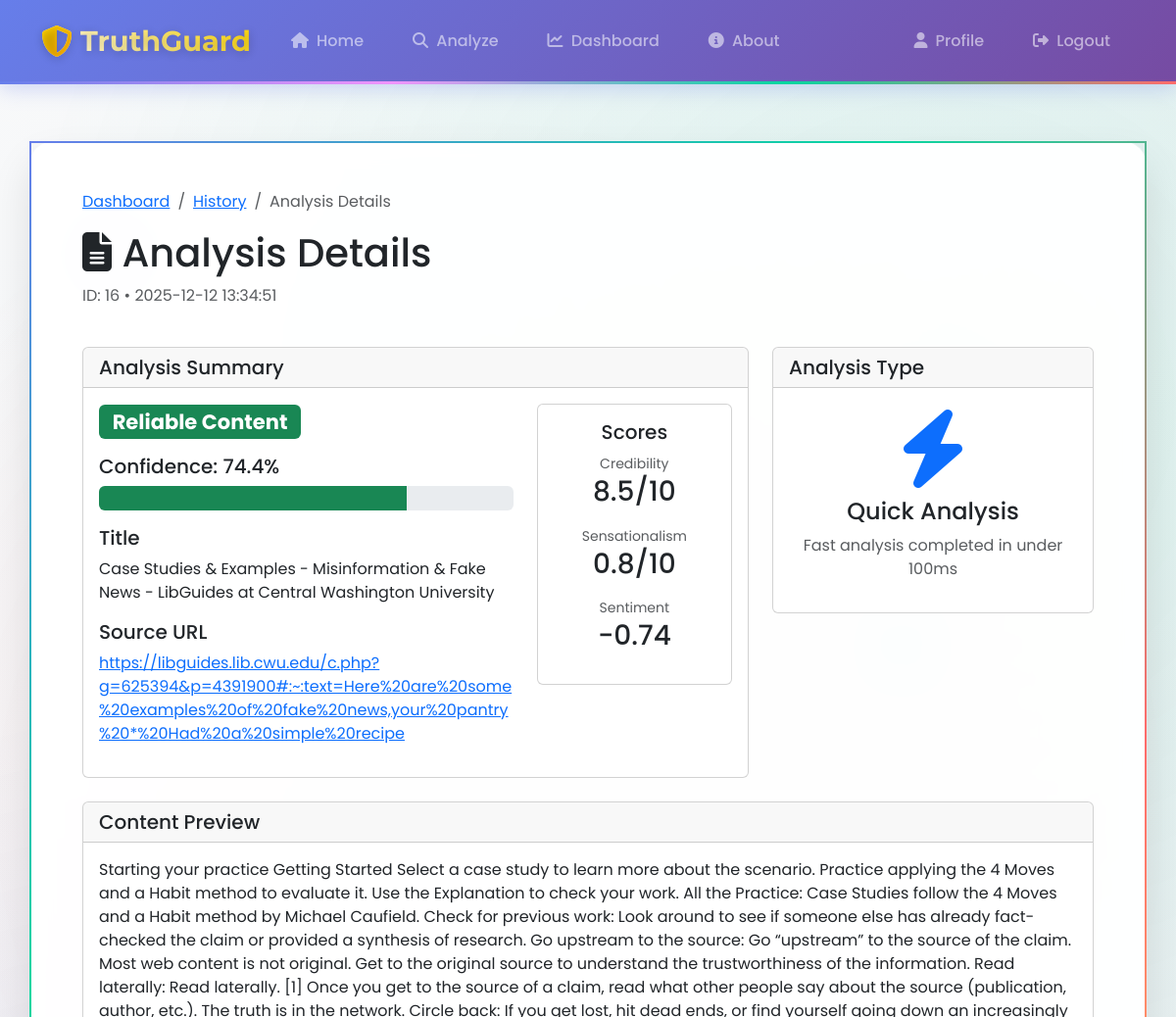
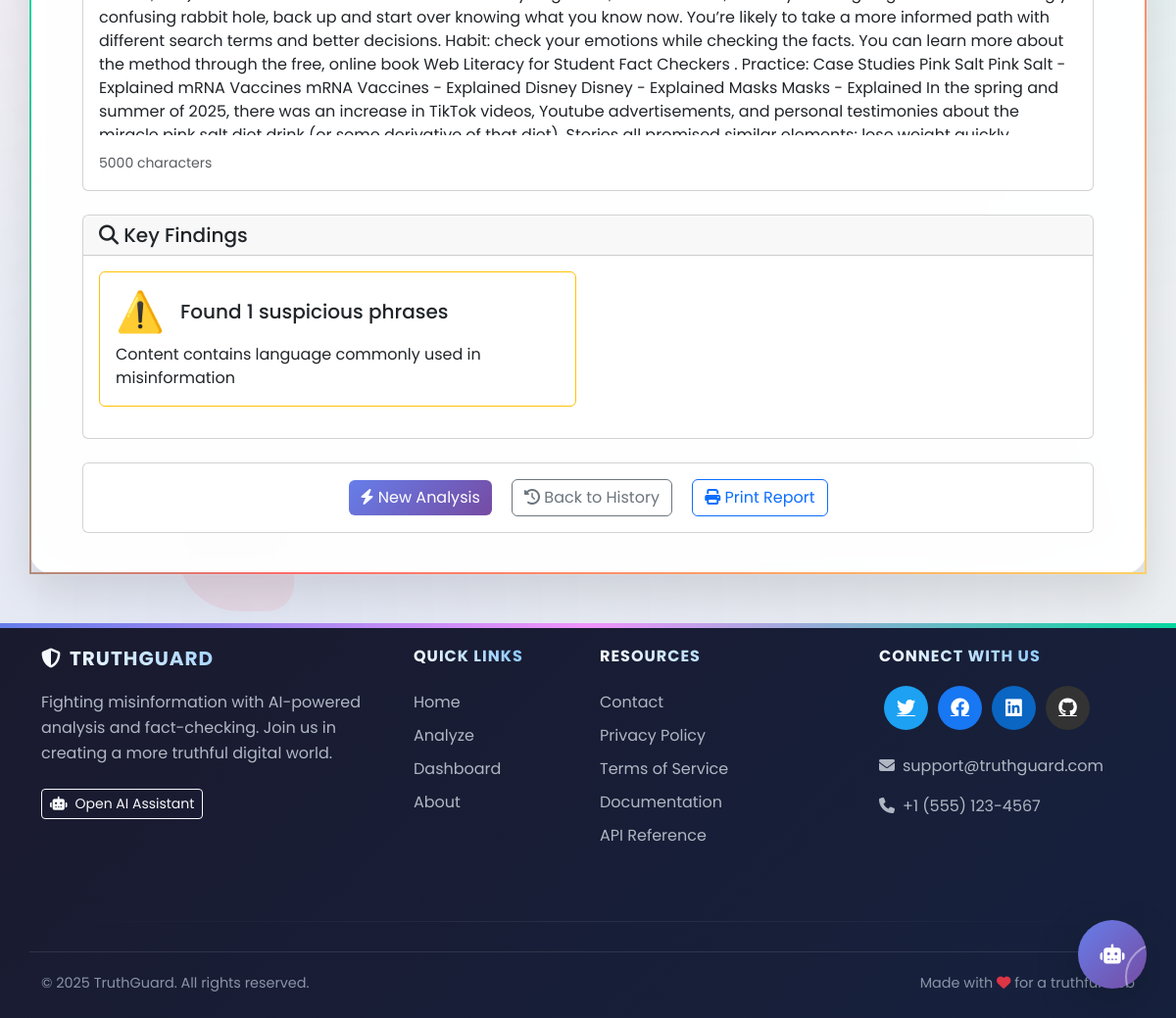
The page /analysis/16 (signed in) on the database its author committed (2 pictures, top to bottom).
### app.py (models this page shows, shortened)
class Analysis(db.Model):
    __tablename__ = 'analyses'
    id = db.Column(db.Integer, primary_key=True)
    title = db.Column(db.Text, default='')
    content = db.Column(db.Text, default='')  # raw text content (for display/search)
    article_data = db.Column(db.JSON, nullable=True)  # optional structured article extraction
    source_url = db.Column(db.Text, nullable=True)  # This should be nullable
    classification = db.Column(db.String(20), nullable=False, default='UNKNOWN')  # RELIABLE, SUSPICIOUS, FAKE, etc.
    confidence_score = db.Column(db.Float, nullable=True)
    sentiment_score = db.Column(db.Float, nullable=True)
    sensationalism_score = db.Column(db.Float, nullable=True)
    credibility_score = db.Column(db.Float, nullable=True)
    key_findings = db.Column(db.Text, default='[]')  # JSON string
    recommendations = db.Column(db.Text, nullable=True)  # JSON string
    fact_checks = db.Column(db.Text, nullable=True)  # JSON string
    analysis_metadata = db.Column(db.Text, default='{}')  # JSON string (e.g. word count, etc.)
    is_quick_analysis = db.Column(db.Boolean, default=False)
    user_id = db.Column(db.Integer, db.ForeignKey('user.id'), nullable=False)
    created_at = db.Column(db.DateTime, default=lambda: datetime.now(timezone.utc))
    updated_at = db.Column(db.DateTime, default=lambda: datetime.now(timezone.utc),
                           onupdate=lambda: datetime.now(timezone.utc))

### app.py (the view)
@app.route('/analysis/<int:analysis_id>')
@login_required
def analysis_detail(analysis_id):
    analysis = Analysis.query.get_or_404(analysis_id)
    if analysis.user_id != current_user.id and current_user.role != 'admin':
        flash('Access denied', 'danger')
        return redirect(url_for('dashboard'))
    try:
        key_findings = json.loads(analysis.key_findings) if analysis.key_findings else []
    except:
        key_findings = []
    try:
        analysis_metadata = json.loads(analysis.analysis_metadata) if analysis.analysis_metadata else {}
    except:
        analysis_metadata = {}
    word_count = analysis_metadata.get('word_count', len(analysis.content.split()) if analysis.content else 0)
    return render_template('analysis_detail.html',
                           analysis=analysis,
                           key_findings=key_findings,
                           word_count=word_count,
                           analysis_metadata=analysis_metadata)

### app.py (called while the page is built)
@login_manager.user_loader
def load_user(user_id):
    try:
        return db.session.get(User, int(user_id))
    except Exception:
        return None

@app.context_processor
def inject_gemini_status():
    return {
        'gemini_available': _GEMINI_AVAILABLE,
        'gemini_model': _GEMINI_MODEL,
        'gemini_api_key_set': bool(_GEMINI_API_KEY and _GEMINI_API_KEY != 'your-gemini-api-key-here')
    }

### templates/analysis_detail.html (shortened to what this page needs)
{% extends "base.html" %}
{% block content %}
<div class="container mt-4">
    <div class="row mb-4">
        <div class="col">
            <nav aria-label="breadcrumb">
                <ol class="breadcrumb">
                    <li class="breadcrumb-item"><a href="/dashboard">Dashboard</a></li>
                    <li class="breadcrumb-item"><a href="/history">History</a></li>
                    <li class="breadcrumb-item active">Analysis Details</li>
                </ol>
            </nav>
            <h1><i class="fas fa-file-alt"></i> Analysis Details</h1>
            <p class="text-muted">ID: {{ analysis.id }} • {{ analysis.created_at.strftime('%Y-%m-%d %H:%M:%S') }}</p>
        </div>
    </div>
    <div class="row mb-4">
        <div class="col-lg-8">
            <div class="card">
                <div class="card-header">
                    <h5 class="mb-0">Analysis Summary</h5>
                </div>
                <div class="card-body">
                    <div class="row">
                        <div class="col-md-8">
                            <h3>
                                {% if analysis.classification == 'RELIABLE' %}
                                <span class="badge bg-success">Reliable Content</span>
                                {% elif analysis.classification == 'SUSPICIOUS' %}
                                <span class="badge bg-warning">Suspicious Content</span>
                                {% elif analysis.classification == 'FAKE' %}
                                <span class="badge bg-danger">Fake Content</span>
                                {% else %}
                                <span class="badge bg-secondary">{{ analysis.classification }}</span>
                                {% endif %}
                            </h3>
                            {% if analysis.confidence_score %}
                            <div class="mt-3">
                                <h5>Confidence: {{ (analysis.confidence_score * 100)|round(1) }}%</h5>
                                <div class="progress" style="height: 25px;">
                                    <div class="progress-bar
                                        {% if analysis.confidence_score >= 0.7 %}bg-success
                                        {% elif analysis.confidence_score >= 0.4 %}bg-warning
                                        {% else %}bg-danger{% endif %}"
                                        style="width: {{ analysis.confidence_score * 100 }}%">
                                    </div>
                                </div>
                            </div>
                            {% endif %}
                            {% if analysis.title %}
                            <div class="mt-3">
                                <h5>Title</h5>
                                <p>{{ analysis.title }}</p>
                            </div>
                            {% endif %}
                            {% if analysis.source_url %}
                            <div class="mt-3">
                                <h5>Source URL</h5>
                                <p><a href="{{ analysis.source_url }}" target="_blank">{{ analysis.source_url }}</a></p>
                            </div>
                            {% endif %}
                        </div>
                        <div class="col-md-4">
                            <div class="card">
                                <div class="card-body text-center">
                                    <h5 class="card-title">Scores</h5>
                                    {% if analysis.credibility_score %}
                                    <div class="mb-3">
                                        <small class="text-muted">Credibility</small>
                                        <h3>{{ analysis.credibility_score|round(1) }}/10</h3>
                                    </div>
                                    {% endif %}
                                    {% if analysis.sensationalism_score %}
                                    <div class="mb-3">
                                        <small class="text-muted">Sensationalism</small>
                                        <h3>{{ analysis.sensationalism_score|round(1) }}/10</h3>
                                    </div>
                                    {% endif %}
                                    {% if analysis.sentiment_score %}
                                    <div class="mb-3">
                                        <small class="text-muted">Sentiment</small>
                                        <h3>{{ analysis.sentiment_score|round(2) }}</h3>
                                    </div>
                                    {% endif %}
                                </div>
                            </div>
                        </div>
                    </div>
                </div>
            </div>
        </div>
        <div class="col-lg-4">
            <div class="card">
                <div class="card-header">
                    <h5 class="mb-0">Analysis Type</h5>
                </div>
                <div class="card-body text-center">
                    {% if analysis.is_quick_analysis %}
                    <div class="display-1 text-primary">
                        <i class="fas fa-bolt"></i>
                    </div>
                    <h4>Quick Analysis</h4>
                    <p class="text-muted">Fast analysis completed in under 100ms</p>
                    {% else %}
                    <div class="display-1 text-success">
                        <i class="fas fa-chart-bar"></i>
                    </div>
                    <h4>Detailed Analysis</h4>
                    <p class="text-muted">Comprehensive analysis with full report</p>
                    {% endif %}
                </div>
            </div>
        </div>
    </div>
    <div class="row mb-4">
        <div class="col">
            <div class="card">
                <div class="card-header">
                    <h5 class="mb-0">Content Preview</h5>
                </div>
                <div class="card-body">
                    <div class="content-preview" style="max-height: 300px; overflow-y: auto;">
                        {{ analysis.content|safe }}
                    </div>
                    <div class="mt-3">
                        <small class="text-muted">{{ analysis.content|length }} characters</small>
                    </div>
                </div>
            </div>
        </div>
    </div>
    {% if key_findings %}
    <div class="row mb-4">
        <div class="col">
            <div class="card">
                <div class="card-header">
                    <h5 class="mb-0"><i class="fas fa-search"></i> Key Findings</h5>
                </div>
                <div class="card-body">
                    <div class="row">
                        {% for finding in key_findings %}
                        <div class="col-md-6 mb-3">
                            <div class="card h-100 border-{{ finding.type }}">
                                <div class="card-body">
                                    <div class="d-flex align-items-center mb-2">
                                        <span class="display-6 me-3">{{ finding.icon }}</span>
                                        <h5 class="card-title mb-0">{{ finding.title }}</h5>
                                    </div>
                                    <p class="card-text">{{ finding.description }}</p>
                                </div>
                            </div>
                        </div>
                        {% endfor %}
                    </div>
                </div>
            </div>
        </div>
    </div>
    {% endif %}
    <div class="row mt-4">
        <div class="col">
            <div class="card">
                <div class="card-body text-center">
                    <a href="/analyze" class="btn btn-primary me-3">
                        <i class="fas fa-bolt"></i> New Analysis
                    </a>
                    <a href="/history" class="btn btn-outline-secondary me-3">
                        <i class="fas fa-history"></i> Back to History
                    </a>
                    <button onclick="window.print()" class="btn btn-outline-primary">
                        <i class="fas fa-print"></i> Print Report
                    </button>
                </div>
            </div>
        </div>
    </div>
</div>
{% endblock %}

### templates/base.html (style rules this page uses)
:root { --primary-gradient: linear-gradient(135deg, #667eea 0%, #764ba2 100%); --secondary-gradient: linear-gradient(135deg, #f093fb 0%, #f5576c 100%); --success-gradient: linear-gradient(135deg, #06d6a0 0%, #118ab2 100%); --warning-gradient: linear-gradient(135deg, #ffd166 0%, #ff9e6d 100%); --info-gradient: linear-gradient(135deg, #4facfe 0%, #00f2fe 100%); --danger-gradient: linear-gradient(135deg, #ef476f 0%, #ff6b6b 100%); --purple-gradient: linear-gradient(135deg, #a18cd1 0%, #fbc2eb 100%); --dark-gradient: linear-gradient(135deg, #1a1a2e 0%, #16213e 100%); --gold-gradient: linear-gradient(135deg, #ffd700 0%, #ffaa00 100%); --chat-bg: linear-gradient(135deg, #f5f7fa 0%, #e4e8f0 100%); --user-msg-bg: #667eea; --bot-msg-bg: #ffffff; --shadow-light: rgba(0, 0, 0, 0.08); --shadow-medium: rgba(0, 0, 0, 0.12); }
body { font-family: 'Poppins', sans-serif; background: linear-gradient(135deg, #f8f9fa 0%, #e9ecef 100%); min-height: 100vh; position: relative; overflow-x: hidden; }
body::before { content: ''; position: fixed; top: 0; left: 0; width: 100%; height: 100%; background: radial-gradient(circle at 20% 80%, rgba(102, 126, 234, 0.1) 0%, transparent 50%), radial-gradient(circle at 80% 20%, rgba(6, 214, 160, 0.1) 0%, transparent 50%), radial-gradient(circle at 40% 40%, rgba(255, 107, 107, 0.1) 0%, transparent 50%); z-index: -1; pointer-events: none; }
.btn-primary { background: var(--primary-gradient); border: none; transition: all 0.3s ease; position: relative; overflow: hidden; }

### rows shown on the page
Analysis: id "16", created_at "2025-12-12 13:34:51", (analysis.confidence_score*100)|round(1) "74.4", title "Case Studies & Examples - Misinformation & Fake News - LibGuides at Central Washington University", source_url "https://libguides.lib.cwu.edu/c.php?g=625394&p=4391900#:~:text=Here%20are%20some%20examples%20of%20fake%20news,your%20pantry%20*%20Had%20a%20simple%20recipe", credibility_score "8.5", sensationalism_score "0.8", sentiment_score "-0.74", content "Starting your practice Getting Started Select a case study to learn more about the scenario. Practice applying the 4 Moves and a Habit method to evaluate it. Use the Explanation to check your work. All the Practice: Case Studies follow the 4 Moves and a Habit method by Michael Caufield. Check for previous work: Look around to see if someone else has already fact-checked the claim or provided a synthesis of research. Go upstream to the source: Go “upstream” to the source of the claim. Most web content is not original. Get to the original source to understand the trustworthiness of the information. Read laterally: Read laterally. [1] Once you get to the source of a claim, read what other…"

### other values the page prints
{{ analysis.content|length }} "5000"
{{ finding.icon }} "⚠️"
{{ finding.title }} "Found 1 suspicious phrases"
{{ finding.description }} "Content contains language commonly used in misinformation"
